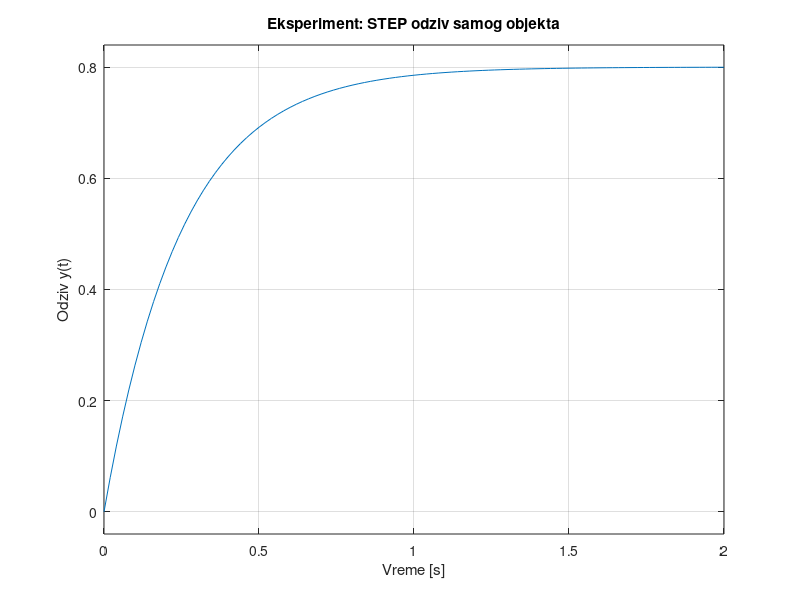
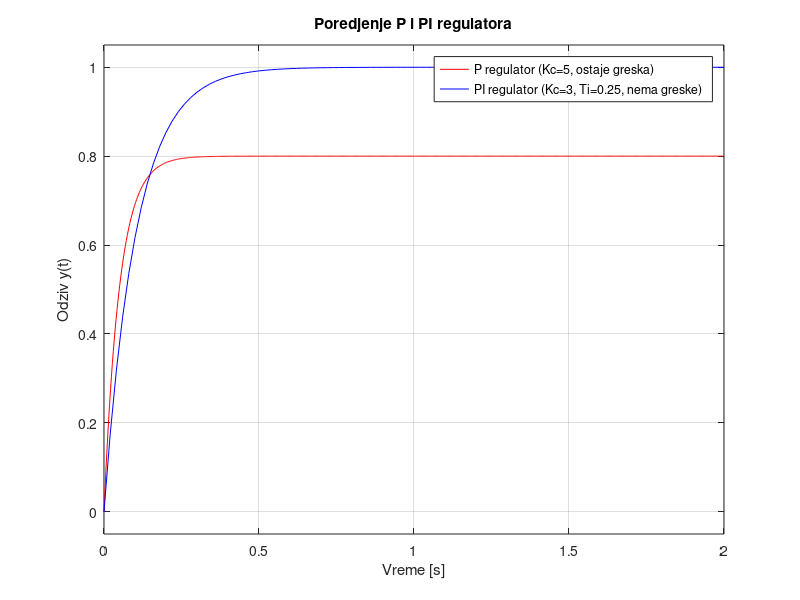

The MATLAB source for these figures, in order:
Kp = 0.8; 
T = 0.25; 
Ts = 0.04;
G = tf(Kp, [T 1]);
figure(1);
step(G);
title('Eksperiment: STEP odziv samog objekta');
xlabel('Vreme [s]'); ylabel('Odziv y(t)');
grid on;
Kc_p = 5.0;
W_p = feedback(Kc_p * G, 1);
Kc_pi = 3.0; 
Ti = 0.25;
C_pi = tf(Kc_pi * [Ti 1], [Ti 0]);
W_pi = feedback(C_pi * G, 1);
figure(2);
step(W_p, 'r', W_pi, 'b');
title('Poredjenje P i PI regulatora');
legend('P regulator (Kc=5, ostaje greska)', 'PI regulator (Kc=3, Ti=0.25, nema greske)');
xlabel('Vreme [s]'); ylabel('Odziv y(t)');
grid on;
